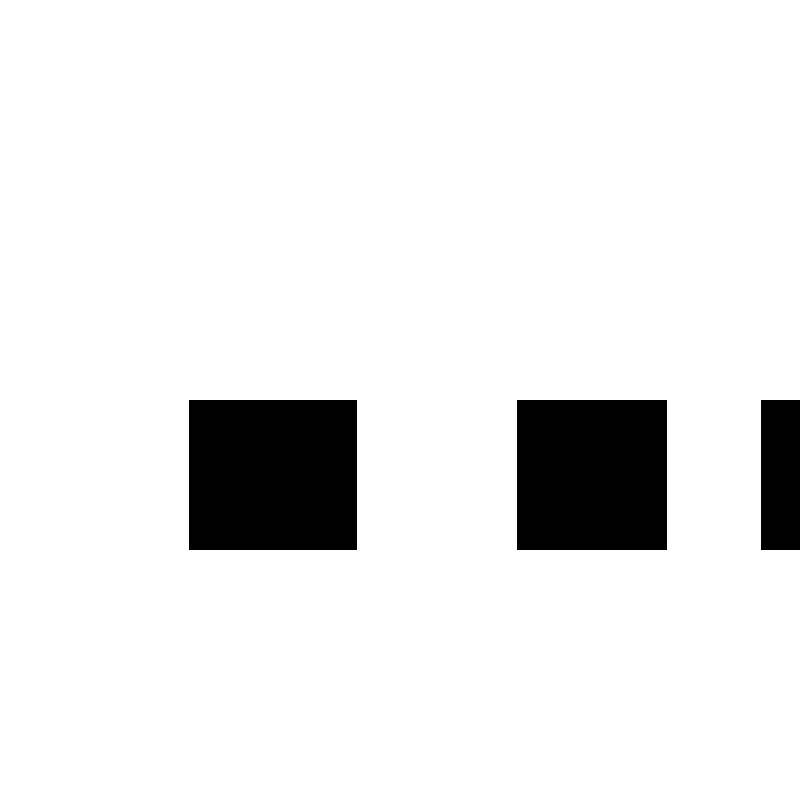
Frame 1 (no input)
Frame 60 (the mouse pressed at the canvas centre just before this capture): identical to frame 1, image omitted
Frame 120 (the mouse held since frame 60 and released just before this capture): identical to frame 1, image omitted

The Processing sketch that drew this single still picture (run headless with seeded random() and noise(); from frame 60 on, the mouse is pressed at the canvas centre):

// Processing sketch: dragSquares
// ── dragSquares.pde
Rectangle[] square = new Rectangle[4];

void setup() {
  size (800, 800);

  for (int i = 0; i<square.length; i++) {
    int x = int(random(width));
    int y = 400;
    int d = 150;
    square[i] = new Rectangle(x, y, d);
  }
}


void draw() {
  //int x = width/2;
  //int y = height/2;
  //float diameter = 200;
  background(255);


  for (int i = 0; i<square.length; i++) {
    square[i].drag();
    square[i].display();
  }
}


class Rectangle {
  
  int d;

  int x1;
  int y1;
  int x2;
  int y2;  


  Rectangle(int tempX1, int tempY1, int tempD) {

    d = tempD;
    x1 = tempX1;
    y1 = tempY1;
    x2 = tempX1 + tempD;
    y2 = tempY1 + tempD;
  }

  void drag() {

    if (mouseX > x1 && mouseX < x2 && mouseY > y1 && mouseY < y2) {
      cursor(MOVE);
      if (mousePressed) {
        x1 = mouseX - d/2;
        y1 = mouseY - d/2;
        x2 = mouseX + d/2;
        y2 = mouseY + d/2;
      } else {
        cursor(ARROW);
      }
    }
  }

  void display() {
    fill(0);
    noStroke();
    rectMode(CORNERS);
    rect(x1, y1, x2, y2);
  }
}
